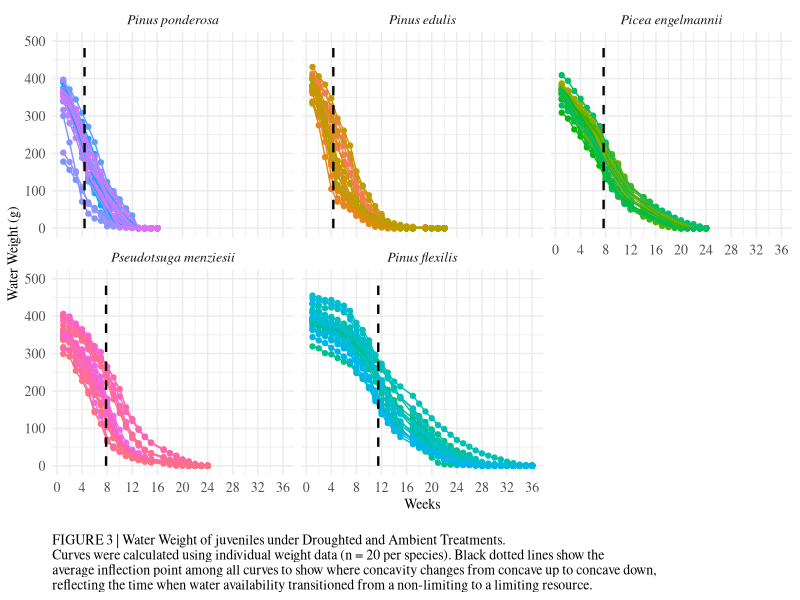

Write R code to recreate this figure.
#Data viz - weights
#Alexandra Lalor
#allielalor@arizona.edu
#allielalor@gmail.com
#First created: 2022-12-10
#Last updated: 2022-12-10

#load packages
library(tidyverse)
library(RColorBrewer)

#read csvs
Phase1_Data_All <- read_csv("data_analysis/Phase1_Data_All.csv")
#Phase1_Data_Weight  <- read_csv("data_analysis/Phase1_Data_Weight.csv")
#Phase1_Data_Weight_Avg  <- read_csv("data_analysis/Phase1_Data_Weight_Avg.csv")

Phase1_Data_All_w <- Phase1_Data_All %>%
  mutate(Legend = ScientificName)
Phase1_Data_All_w$Legend <- as.factor(Phase1_Data_All_w$Legend)
Phase1_Data_All_w <-
  transform(Phase1_Data_All_w, Legend = factor(Legend, levels = c("Pinus ponderosa", "Pinus edulis", "Picea engelmannii", "Pseudotsuga menziesii", "Pinus flexilis")))
levels(Phase1_Data_All_w$Legend)

#filter data
Phase1_Data_All_w <- Phase1_Data_All_w %>% 
  filter(Treatment_temp == "Ambient", Treatment_water == "Drought",
         !is.na(WaterWeight_Calc))

#make label for inflection point segment
Phase1_Data_All_w %>% 
  group_by(Legend) %>% 
  summarize(Stress_Week_Avg = mean(Stress_Week_Avg_Weight))

label <- data.frame(x = c(4.39, 4.32, 7.67, 7.82, 11.48),
                   Legend = factor(c("Pinus ponderosa","Pinus edulis", "Picea engelmannii", "Pseudotsuga menziesii", "Pinus flexilis"), 
                                   levels = c("Pinus ponderosa", "Pinus edulis", "Picea engelmannii", "Pseudotsuga menziesii", "Pinus flexilis")))

#define custom color scale
myColorsPaired <- c("#6A3D9A", "#CAB2D6", "#FF7F00", "#FDBF6F",  "#33A02C", "#B2DF8A", "#E31A1C", "#FB9A99", "#1F78B4", "#A6CEE3")
myColorsDark <- c("#6A3D9A", "#FF7F00", "#33A02C", "#E31A1C", "#1F78B4")
myColorsLight <- c("#CAB2D6", "#FDBF6F", "#B2DF8A", "#FB9A99", "#A6CEE3")
names(myColorsPaired) <- levels(Phase1_Data_All_w$Legend)
names(myColorsDark) <- levels(Phase1_Data_All_w$Legend)
names(myColorsLight) <- levels(Phase1_Data_All_w$Legend)

custom_colors <- scale_colour_manual(values = myColorsLight)
custom_colors_fill <- scale_fill_manual(values = myColorsDark)

#Graph
Phase1_Data_All_w %>% 
  ggplot(aes(x = Week,
             y = WaterWeight_Calc,
             color = SpeciesID)) +
  geom_point() +
  geom_line() +
  geom_segment(data = label,
               aes(x = x, xend = x,
                   y = 0, yend = 500),
               color = "black",
               linetype = "dashed",
               size = 0.8) +
  ylim(0, 500) +
  scale_x_continuous(breaks = seq(0 , 36, by = 4)) +
  facet_wrap(~Legend) +
  xlab("Weeks") +
  ylab("Water Weight (g)") +
  labs(caption = "\nFIGURE 3 | Water Weight of juveniles under Droughted and Ambient Treatments.\nCurves were calculated using individual weight data (n = 20 per species). Black dotted lines show the\naverage inflection point among all curves to show where concavity changes from concave up to concave down,\nreflecting the time when water availability transitioned from a non-limiting to a limiting resource.") +
  #custom_colors +
  theme_minimal() +
  theme(legend.position="none",
        text = element_text(family = "serif", size = 10),
        axis.text = element_text(size = 10),
        legend.text = element_text(size = 10),
        strip.text.x = element_text(size = 10, face = "italic"),
        plot.caption = element_text(hjust = 0,
                                    family = "serif",
                                    #face = "bold",
                                    size = 10))


